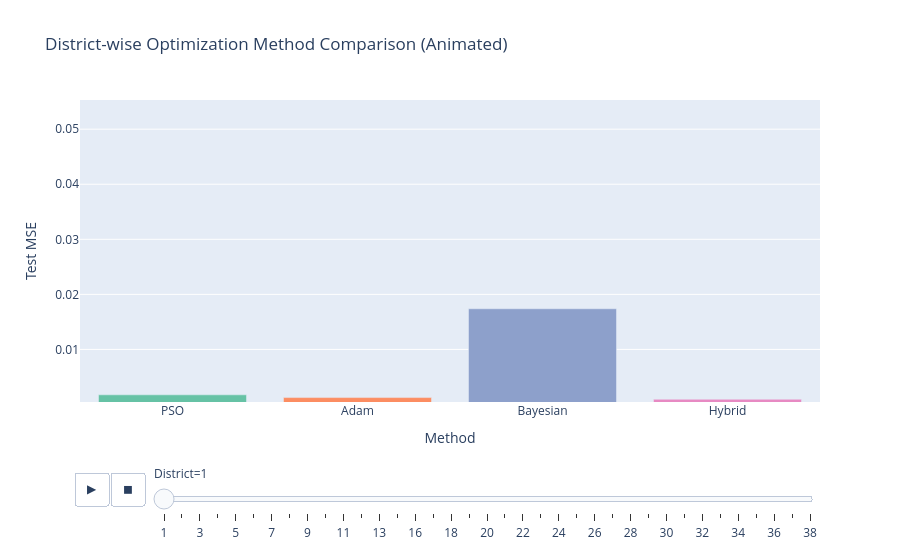

The notebook cell saved with this chart:
### Code cell
districts = sorted(df_all['District'].unique())

fig = px.bar(
    df_all,
    x="method",
    y="test_mse",
    color="method",
    animation_frame="District",
    animation_group="method",
    range_y=[df_all['test_mse'].min()*0.9, df_all['test_mse'].max()*1.05],
    labels={"test_mse": "Test MSE"},
    title="District-wise Optimization Method Comparison (Animated)",
    color_discrete_sequence=px.colors.qualitative.Set2
)
fig.update_layout(xaxis_title="Method", yaxis_title="Test MSE", showlegend=False)
fig.show()

### Figure 1 — Plotly figure (JSON) as saved in the notebook; plotly's stock layout.template omitted (floating-point values rounded to 4 significant figures)
{"data": [{"alignmentgroup": "True", "hovertemplate": "method=%{x}<br>District=1<br>Test MSE=%{y}<extra></extra>", "ids": ["PSO"], "legendgroup": "PSO", "marker": {"color": "rgb(102,194,165)", "pattern": {"shape": ""}}, "name": "PSO", "offsetgroup": "PSO", "orientation": "v", "showlegend": true, "textposition": "auto", "type": "bar", "x": ["PSO"], "xaxis": "x", "y": [0.001753], "yaxis": "y"}, {"alignmentgroup": "True", "hovertemplate": "method=%{x}<br>District=1<br>Test MSE=%{y}<extra></extra>", "ids": ["Adam"], "legendgroup": "Adam", "marker": {"color": "rgb(252,141,98)", "pattern": {"shape": ""}}, "name": "Adam", "offsetgroup": "Adam", "orientation": "v", "showlegend": true, "textposition": "auto", "type": "bar", "x": ["Adam"], "xaxis": "x", "y": [0.001254], "yaxis": "y"}, {"alignmentgroup": "True", "hovertemplate": "method=%{x}<br>District=1<br>Test MSE=%{y}<extra></extra>", "ids": ["Bayesian"], "legendgroup": "Bayesian", "marker": {"color": "rgb(141,160,203)", "pattern": {"shape": ""}}, "name": "Bayesian", "offsetgroup": "Bayesian", "orientation": "v", "showlegend": true, "textposition": "auto", "type": "bar", "x": ["Bayesian"], "xaxis": "x", "y": [0.01738], "yaxis": "y"}, {"alignmentgroup": "True", "hovertemplate": "method=%{x}<br>District=1<br>Test MSE=%{y}<extra></extra>", "ids": ["Hybrid"], "legendgroup": "Hybrid", "marker": {"color": "rgb(231,138,195)", "pattern": {"shape": ""}}, "name": "Hybrid", "offsetgroup": "Hybrid", "orientation": "v", "showlegend": true, "textposition": "auto", "type": "bar", "x": ["Hybrid"], "xaxis": "x", "y": [0.000946], "yaxis": "y"}], "layout": {"barmode": "relative", "legend": {"title": {"text": "method"}, "tracegroupgap": 0}, "showlegend": false, "sliders": [{"active": 0, "currentvalue": {"prefix": "District="}, "len": 0.9, "pad": {"b": 10, "t": 60}, "steps": [{"args": [["1"], {"frame": {"duration": 0, "redraw": true}, "fromcurrent": true, "mode": "immediate", "transition": {"duration": 0, "easing": "linear"}}], "label": "1", "method": "animate"}, {"args": [["2"], {"frame": {"duration": 0, "redraw": true}, "fromcurrent": true, "mode": "immediate", "transition": {"duration": 0, "easing": "linear"}}], "label": "2", "method": "animate"}, {"args": [["3"], {"frame": {"duration": 0, "redraw": true}, "fromcurrent": true, "mode": "immediate", "transition": {"duration": 0, "easing": "linear"}}], "label": "3", "method": "animate"}, {"args": [["4"], {"frame": {"duration": 0, "redraw": true}, "fromcurrent": true, "mode": "immediate", "transition": {"duration": 0, "easing": "linear"}}], "label": "4", "method": "animate"}, {"args": [["5"], {"frame": {"duration": 0, "redraw": true}, "fromcurrent": true, "mode": "immediate", "transition": {"duration": 0, "easing": "linear"}}], "label": "5", "method": "animate"}, {"args": [["6"], {"frame": {"duration": 0, "redraw": true}, "fromcurrent": true, "mode": "immediate", "transition": {"duration": 0, "easing": "linear"}}], "label": "6", "method": "animate"}, {"args": [["7"], {"frame": {"duration": 0, "redraw": true}, "fromcurrent": true, "mode": "immediate", "transition": {"duration": 0, "easing": "linear"}}], "label": "7", "method": "animate"}, {"args": [["8"], {"frame": {"duration": 0, "redraw": true}, "fromcurrent": true, "mode": "immediate", "transition": {"duration": 0, "easing": "linear"}}], "label": "8", "method": "animate"}, {"args": [["9"], {"frame": {"duration": 0, "redraw": true}, "fromcurrent": true, "mode": "immediate", "transition": {"duration": 0, "easing": "linear"}}], "label": "9", "method": "animate"}, {"args": [["10"], {"frame": {"duration": 0, "redraw": true}, "fromcurrent": true, "mode": "immediate", "transition": {"duration": 0, "easing": "linear"}}], "label": "10", "method": "animate"}, {"args": [["11"], {"frame": {"duration": 0, "redraw": true}, "fromcurrent": true, "mode": "immediate", "transition": {"duration": 0, "easing": "linear"}}], "label": "11", "method": "animate"}, {"args": [["12"], {"frame": {"duration": 0, "redraw": true}, "fromcurrent": true, "mode": "immediate", "transition": {"duration": 0, "easing": "linear"}}], "label": "12", "method": "animate"}, {"args": [["13"], {"frame": {"duration": 0, "redraw": true}, "fromcurrent": true, "mode": "immediate", "transition": {"duration": 0, "easing": "linear"}}], "label": "13", "method": "animate"}, {"args": [["15"], {"frame": {"duration": 0, "redraw": true}, "fromcurrent": true, "mode": "immediate", "transition": {"duration": 0, "easing": "linear"}}], "label": "15", "method": "animate"}, {"args": [["16"], {"frame": {"duration": 0, "redraw": true}, "fromcurrent": true, "mode": "immediate", "transition": {"duration": 0, "easing": "linear"}}], "label": "16", "method": "animate"}, {"args": [["17"], {"frame": {"duration": 0, "redraw": true}, "fromcurrent": true, "mode": "immediate", "transition": {"duration": 0, "easing": "linear"}}], "label": "17", "method": "animate"}, {"args": [["18"], {"frame": {"duration": 0, "redraw": true}, "fromcurrent": true, "mode": "immediate", "transition": {"duration": 0, "easing": "linear"}}], "label": "18", "method": "animate"}, {"args": [["19"], {"frame": {"duration": 0, "redraw": true}, "fromcurrent": true, "mode": "immediate", "transition": {"duration": 0, "easing": "linear"}}], "label": "19", "method": "animate"}, {"args": [["20"], {"frame": {"duration": 0, "redraw": true}, "fromcurrent": true, "mode": "immediate", "transition": {"duration": 0, "easing": "linear"}}], "label": "20", "method": "animate"}, {"args": [["21"], {"frame": {"duration": 0, "redraw": true}, "fromcurrent": true, "mode": "immediate", "transition": {"duration": 0, "easing": "linear"}}], "label": "21", "method": "animate"}, {"args": [["22"], {"frame": {"duration": 0, "redraw": true}, "fromcurrent": true, "mode": "immediate", "transition": {"duration": 0, "easing": "linear"}}], "label": "22", "method": "animate"}, {"args": [["23"], {"frame": {"duration": 0, "redraw": true}, "fromcurrent": true, "mode": "immediate", "transition": {"duration": 0, "easing": "linear"}}], "label": "23", "method": "animate"}, {"args": [["24"], {"frame": {"duration": 0, "redraw": true}, "fromcurrent": true, "mode": "immediate", "transition": {"duration": 0, "easing": "linear"}}], "label": "24", "method": "animate"}, {"args": [["25"], {"frame": {"duration": 0, "redraw": true}, "fromcurrent": true, "mode": "immediate", "transition": {"duration": 0, "easing": "linear"}}], "label": "25", "method": "animate"}, {"args": [["26"], {"frame": {"duration": 0, "redraw": true}, "fromcurrent": true, "mode": "immediate", "transition": {"duration": 0, "easing": "linear"}}], "label": "26", "method": "animate"}, {"args": [["27"], {"frame": {"duration": 0, "redraw": true}, "fromcurrent": true, "mode": "immediate", "transition": {"duration": 0, "easing": "linear"}}], "label": "27", "method": "animate"}, {"args": [["28"], {"frame": {"duration": 0, "redraw": true}, "fromcurrent": true, "mode": "immediate", "transition": {"duration": 0, "easing": "linear"}}], "label": "28", "method": "animate"}, {"args": [["29"], {"frame": {"duration": 0, "redraw": true}, "fromcurrent": true, "mode": "immediate", "transition": {"duration": 0, "easing": "linear"}}], "label": "29", "method": "animate"}, {"args": [["30"], {"frame": {"duration": 0, "redraw": true}, "fromcurrent": true, "mode": "immediate", "transition": {"duration": 0, "easing": "linear"}}], "label": "30", "method": "animate"}, {"args": [["31"], {"frame": {"duration": 0, "redraw": true}, "fromcurrent": true, "mode": "immediate", "transition": {"duration": 0, "easing": "linear"}}], "label": "31", "method": "animate"}, {"args": [["32"], {"frame": {"duration": 0, "redraw": true}, "fromcurrent": true, "mode": "immediate", "transition": {"duration": 0, "easing": "linear"}}], "label": "32", "method": "animate"}, {"args": [["33"], {"frame": {"duration": 0, "redraw": true}, "fromcurrent": true, "mode": "immediate", "transition": {"duration": 0, "easing": "linear"}}], "label": "33", "method": "animate"}, {"args": [["34"], {"frame": {"duration": 0, "redraw": true}, "fromcurrent": true, "mode": "immediate", "transition": {"duration": 0, "easing": "linear"}}], "label": "34", "method": "animate"}, {"args": [["35"], {"frame": {"duration": 0, "redraw": true}, "fromcurrent": true, "mode": "immediate", "transition": {"duration": 0, "easing": "linear"}}], "label": "35", "method": "animate"}, {"args": [["36"], {"frame": {"duration": 0, "redraw": true}, "fromcurrent": true, "mode": "immediate", "transition": {"duration": 0, "easing": "linear"}}], "label": "36", "method": "animate"}, {"args": [["37"], {"frame": {"duration": 0, "redraw": true}, "fromcurrent": true, "mode": "immediate", "transition": {"duration": 0, "easing": "linear"}}], "label": "37", "method": "animate"}, {"args": [["38"], {"frame": {"duration": 0, "redraw": true}, "fromcurrent": true, "mode": "immediate", "transition": {"duration": 0, "easing": "linear"}}], "label": "38", "method": "animate"}], "x": 0.1, "xanchor": "left", "y": 0, "yanchor": "top"}], "title": {"text": "District-wise Optimization Method Comparison (Animated)"}, "updatemenus": [{"buttons": [{"args": [null, {"frame": {"duration": 500, "redraw": true}, "fromcurrent": true, "mode": "immediate", "transition": {"duration": 500, "easing": "linear"}}], "label": "&#9654;", "method": "animate"}, {"args": [[null], {"frame": {"duration": 0, "redraw": true}, "fromcurrent": true, "mode": "immediate", "transition": {"duration": 0, "easing": "linear"}}], "label": "&#9724;", "method": "animate"}], "direction": "left", "pad": {"r": 10, "t": 70}, "showactive": false, "type": "buttons", "x": 0.1, "xanchor": "right", "y": 0, "yanchor": "top"}], "xaxis": {"anchor": "y", "categoryarray": ["PSO", "Adam", "Bayesian", "Hybrid"], "categoryorder": "array", "domain": [0, 1], "title": {"text": "Method"}}, "yaxis": {"anchor": "x", "domain": [0, 1], "range": [0.0004503, 0.0553], "title": {"text": "Test MSE"}}}}
